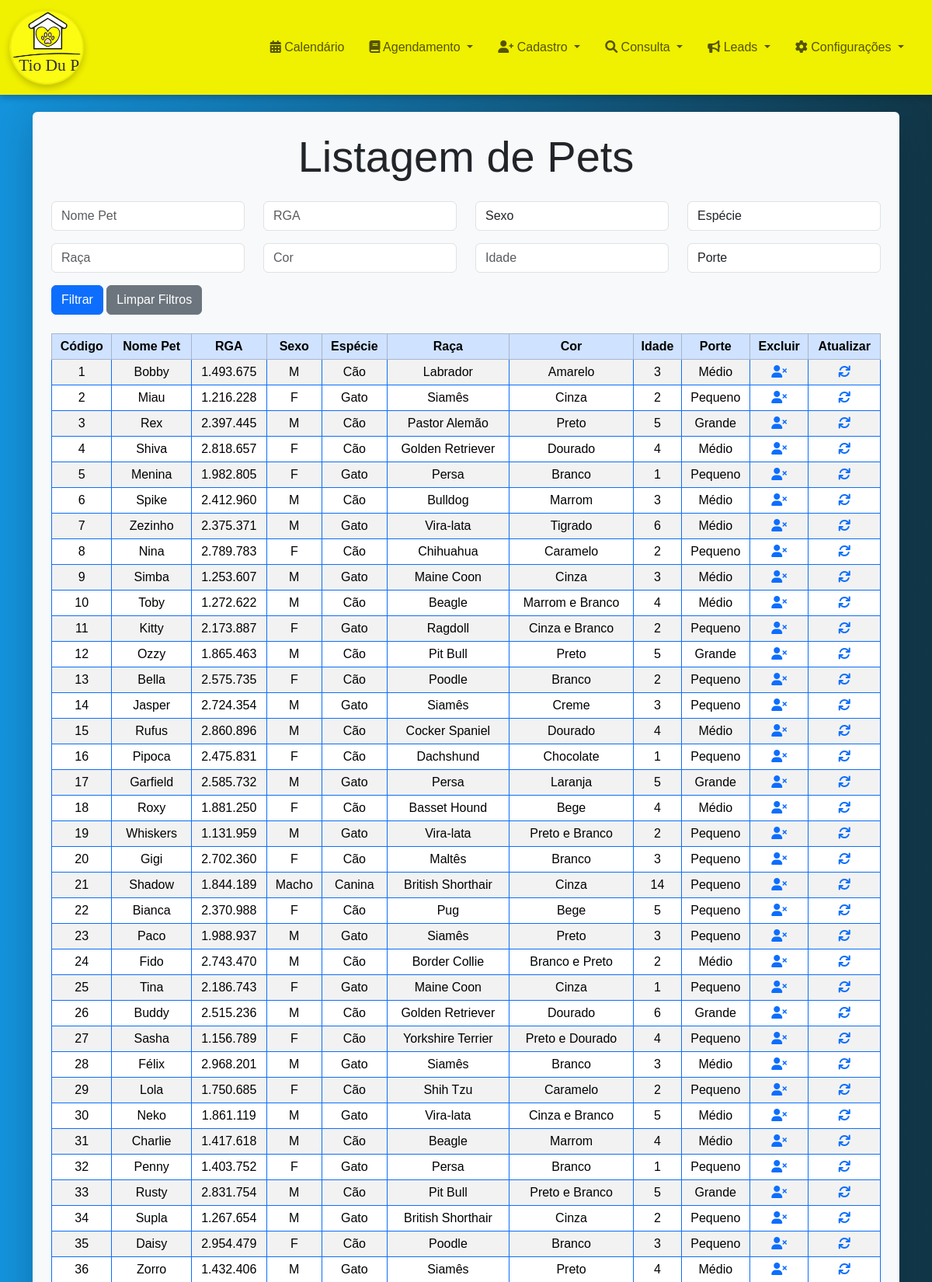
Page /office/pet_listar.php (signed in, upper part) on the committed database.
### tables this page shows
CREATE TABLE `pet` (
  `id` int(11) NOT NULL,
  `cliente_id` int(11) NOT NULL,
  `veterinario_id` int(11) NOT NULL,
  `foto_pet` varchar(255) DEFAULT NULL,
  `nome` varchar(50) NOT NULL,
  `sexo` varchar(50) NOT NULL,
  `especie` varchar(30) NOT NULL,
  `raca` varchar(50) DEFAULT NULL,
  `cor` varchar(50) DEFAULT NULL,
  `idade` int(11) DEFAULT NULL,
  `porte` varchar(20) DEFAULT NULL,
  `rga` varchar(50) DEFAULT NULL
);

### office/pet_listar.php (the view, shortened to what this page needs)
<?php
include 'office_header.php';
include 'conexaoAction.php';
?>
<!DOCTYPE html>
<html lang="pt-BR">
<head>
</head>
<body>
<section>
    <div class="container mt-4">
        <div class="form-container shadow-lg p-4 rounded">
            <h1 class="text-center mb-4 display-4">Listagem de Pets</h1>
            <form method="GET" action="">
                <div class="row mb-3">
                    <div class="col-md-3">
                        <input type="text" name="nome" class="form-control" placeholder="Nome Pet" value="<?= $_GET['nome'] ?? '' ?>">
                    </div>
                    <div class="col-md-3">
                        <input type="text" name="rga" class="form-control" placeholder="RGA" value="<?= $_GET['rga'] ?? '' ?>">
                    </div>
                    <div class="col-md-3">
                        <select name="sexo" class="form-control">
                            <option value="">Sexo</option>
                        </select>
                    </div>
                    <div class="col-md-3">
                        <select name="especie" class="form-control">
                            <option value="">Espécie</option>
                        </select>
                    </div>
                </div>
                <div class="row mb-3">
                    <div class="col-md-3">
                        <input type="text" name="raca" class="form-control" placeholder="Raça" value="<?= $_GET['raca'] ?? '' ?>">
                    </div>
                    <div class="col-md-3">
                        <input type="text" name="cor" class="form-control" placeholder="Cor" value="<?= $_GET['cor'] ?? '' ?>">
                    </div>
                    <div class="col-md-3">
                        <input type="number" name="idade" class="form-control" placeholder="Idade" value="<?= $_GET['idade'] ?? '' ?>">
                    </div>
                    <div class="col-md-3">
                        <select name="porte" class="form-control">
                            <option value="">Porte</option>
                    </select>
                    </div>
                </div>
                <button type="submit" class="btn btn-primary">Filtrar</button>
                <a href="pet_listar.php" class="btn btn-secondary">Limpar Filtros</a>
            </form>
            <table class="table table-sm table-striped table-hover table-bordered border-primary rounded mt-4">
                <thead class="table-primary text-center">
                    <tr>
                        <th>Código</th>
                        <th>Nome Pet</th>
                        <th>RGA</th>
                        <th>Sexo</th>
                        <th>Espécie</th>
                        <th>Raça</th>
                        <th>Cor</th>
                        <th>Idade</th>
                        <th>Porte</th>
                        <th>Excluir</th>
                        <th>Atualizar</th>
                    </tr>
                </thead>
                <tbody class="text-center">
     <?php
$sql = "SELECT * FROM pet";
$resultado = $conexao->query($sql);
if ($resultado != null) {
    foreach ($resultado as $linha) {
        echo '<tr>';
        echo '<td>' . $linha['id'] . '</td>';
        echo '<td>' . $linha['nome'] . '</td>';
        echo '<td>' . $linha['rga'] . '</td>';
        echo '<td>' . $linha['sexo'] . '</td>';
        echo '<td>' . $linha['especie'] . '</td>';
        echo '<td>' . $linha['raca'] . '</td>';
        echo '<td>' . $linha['cor'] . '</td>';
        echo '<td>' . $linha['idade'] . '</td>';
        echo '<td>' . $linha['porte'] . '</td>';
        echo '<td>
                <a href="pet_excluir.php?id=' . $linha['id'] . '">
                    <i class="fa fa-user-times"></i>
                </a>
              </td>';
        echo '<td>
                <a href="pet_atualizar.php?id=' . $linha['id'] . '">
                    <i class="fa fa-refresh"></i>
                </a>
              </td>';
        echo '</tr>';
    }
}
?>
                </tbody>
            </table>
        </div>
    </div>
</section>
</body>
<?php include 'office_footer.php'; ?>
</html>

### office/office_style.css (style rules this page uses)
.form-container { width: 100%; background-color: #f8f9fa; padding: 30px; border-radius: 10px; box-shadow: 0px 4px 12px rgba(0, 0, 0, 0.1); }

### office/office_header.php (style rules this page uses)
body { background: linear-gradient(to right, rgb(20, 147, 220), rgb(17, 54, 71)); font-family: sans-serif; font-size: 1rem; }

### rows in the picture
pet: id "1", nome "Bobby", rga "1.493.675", sexo "M", especie "Cão", raca "Labrador", cor "Amarelo", idade "3", porte "Médio"
pet: id "2", nome "Miau", rga "1.216.228", sexo "F", especie "Gato", raca "Siamês", cor "Cinza", idade "2", porte "Pequeno"
pet: id "3", nome "Rex", rga "2.397.445", sexo "M", especie "Cão", raca "Pastor Alemão", cor "Preto", idade "5", porte "Grande"
pet: id "4", nome "Shiva", rga "2.818.657", sexo "F", especie "Cão", raca "Golden Retriever", cor "Dourado", idade "4", porte "Médio"
pet: id "5", nome "Menina", rga "1.982.805", sexo "F", especie "Gato", raca "Persa", cor "Branco", idade "1", porte "Pequeno"
pet: id "6", nome "Spike", rga "2.412.960", sexo "M", especie "Cão", raca "Bulldog", cor "Marrom", idade "3", porte "Médio"
pet: id "7", nome "Zezinho", rga "2.375.371", sexo "M", especie "Gato", raca "Vira-lata", cor "Tigrado", idade "6", porte "Médio"
pet: id "8", nome "Nina", rga "2.789.783", sexo "F", especie "Cão", raca "Chihuahua", cor "Caramelo", idade "2", porte "Pequeno"
pet: id "9", nome "Simba", rga "1.253.607", sexo "M", especie "Gato", raca "Maine Coon", cor "Cinza", idade "3", porte "Médio"
pet: id "10", nome "Toby", rga "1.272.622", sexo "M", especie "Cão", raca "Beagle", cor "Marrom e Branco", idade "4", porte "Médio"
pet: id "11", nome "Kitty", rga "2.173.887", sexo "F", especie "Gato", raca "Ragdoll", cor "Cinza e Branco", idade "2", porte "Pequeno"
pet: id "12", nome "Ozzy", rga "1.865.463", sexo "M", especie "Cão", raca "Pit Bull", cor "Preto", idade "5", porte "Grande"
pet: id "13", nome "Bella", rga "2.575.735", sexo "F", especie "Cão", raca "Poodle", cor "Branco", idade "2", porte "Pequeno"
pet: id "14", nome "Jasper", rga "2.724.354", sexo "M", especie "Gato", raca "Siamês", cor "Creme", idade "3", porte "Pequeno"
pet: id "15", nome "Rufus", rga "2.860.896", sexo "M", especie "Cão", raca "Cocker Spaniel", cor "Dourado", idade "4", porte "Médio"
pet: id "16", nome "Pipoca", rga "2.475.831", sexo "F", especie "Cão", raca "Dachshund", cor "Chocolate", idade "1", porte "Pequeno"
pet: id "17", nome "Garfield", rga "2.585.732", sexo "M", especie "Gato", raca "Persa", cor "Laranja", idade "5", porte "Grande"
pet: id "18", nome "Roxy", rga "1.881.250", sexo "F", especie "Cão", raca "Basset Hound", cor "Bege", idade "4", porte "Médio"
pet: id "19", nome "Whiskers", rga "1.131.959", sexo "M", especie "Gato", raca "Vira-lata", cor "Preto e Branco", idade "2", porte "Pequeno"
pet: id "20", nome "Gigi", rga "2.702.360", sexo "F", especie "Cão", raca "Maltês", cor "Branco", idade "3", porte "Pequeno"
pet: id "21", nome "Shadow", rga "1.844.189", sexo "Macho", especie "Canina", raca "British Shorthair", cor "Cinza", idade "14", porte "Pequeno"
pet: id "22", nome "Bianca", rga "2.370.988", sexo "F", especie "Cão", raca "Pug", cor "Bege", idade "5", porte "Pequeno"
pet: id "23", nome "Paco", rga "1.988.937", sexo "M", especie "Gato", raca "Siamês", cor "Preto", idade "3", porte "Pequeno"
pet: id "24", nome "Fido", rga "2.743.470", sexo "M", especie "Cão", raca "Border Collie", cor "Branco e Preto", idade "2", porte "Médio"
pet: id "25", nome "Tina", rga "2.186.743", sexo "F", especie "Gato", raca "Maine Coon", cor "Cinza", idade "1", porte "Pequeno"
pet: id "26", nome "Buddy", rga "2.515.236", sexo "M", especie "Cão", raca "Golden Retriever", cor "Dourado", idade "6", porte "Grande"
pet: id "27", nome "Sasha", rga "1.156.789", sexo "F", especie "Cão", raca "Yorkshire Terrier", cor "Preto e Dourado", idade "4", porte "Pequeno"
pet: id "28", nome "Félix", rga "2.968.201", sexo "M", especie "Gato", raca "Siamês", cor "Branco", idade "3", porte "Médio"
pet: id "29", nome "Lola", rga "1.750.685", sexo "F", especie "Cão", raca "Shih Tzu", cor "Caramelo", idade "2", porte "Pequeno"
pet: id "30", nome "Neko", rga "1.861.119", sexo "M", especie "Gato", raca "Vira-lata", cor "Cinza e Branco", idade "5", porte "Médio"
pet: id "31", nome "Charlie", rga "1.417.618", sexo "M", especie "Cão", raca "Beagle", cor "Marrom", idade "4", porte "Médio"
pet: id "32", nome "Penny", rga "1.403.752", sexo "F", especie "Gato", raca "Persa", cor "Branco", idade "1", porte "Pequeno"
pet: id "33", nome "Rusty", rga "2.831.754", sexo "M", especie "Cão", raca "Pit Bull", cor "Preto e Branco", idade "5", porte "Grande"
pet: id "34", nome "Supla", rga "1.267.654", sexo "M", especie "Gato", raca "British Shorthair", cor "Cinza", idade "2", porte "Pequeno"
pet: id "35", nome "Daisy", rga "2.954.479", sexo "F", especie "Cão", raca "Poodle", cor "Branco", idade "3", porte "Pequeno"
pet: id "36", nome "Zorro", rga "1.432.406", sexo "M", especie "Gato", raca "Siamês", cor "Preto", idade "4", porte "Médio"
